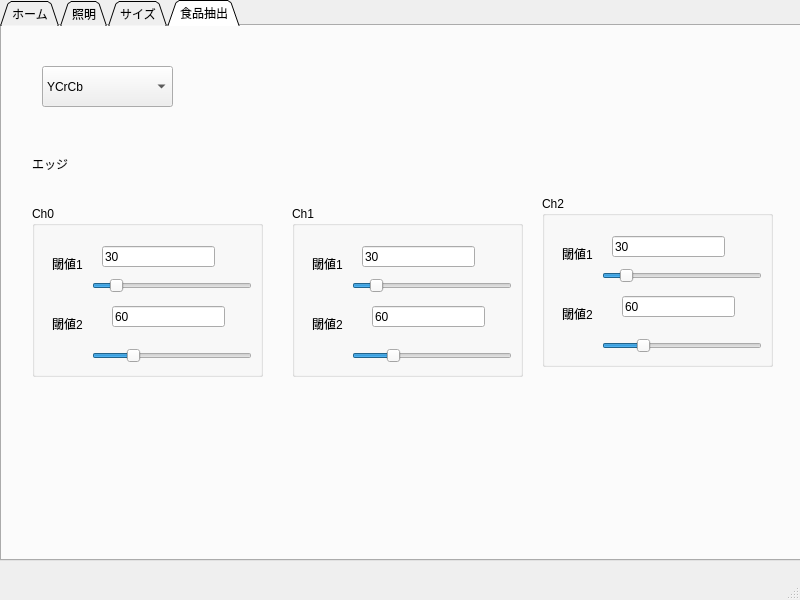
<?xml version="1.0" encoding="UTF-8"?>
<ui version="4.0">
 <class>MainWindow</class>
 <widget class="QMainWindow" name="MainWindow">
  <property name="geometry">
   <rect>
    <x>0</x>
    <y>0</y>
    <width>800</width>
    <height>600</height>
   </rect>
  </property>
  <property name="windowTitle">
   <string>Main</string>
  </property>
  <widget class="QWidget" name="centralwidget">
   <widget class="QTabWidget" name="tabWidget">
    <property name="geometry">
     <rect>
      <x>0</x>
      <y>0</y>
      <width>801</width>
      <height>561</height>
     </rect>
    </property>
    <property name="tabPosition">
     <enum>QTabWidget::North</enum>
    </property>
    <property name="tabShape">
     <enum>QTabWidget::Triangular</enum>
    </property>
    <property name="currentIndex">
     <number>3</number>
    </property>
    <property name="iconSize">
     <size>
      <width>40</width>
      <height>90</height>
     </size>
    </property>
    <property name="elideMode">
     <enum>Qt::ElideNone</enum>
    </property>
    <widget class="QWidget" name="tab">
     <attribute name="title">
      <string>ホーム</string>
     </attribute>
     <widget class="QPushButton" name="convertButton">
      <property name="geometry">
       <rect>
        <x>10</x>
        <y>10</y>
        <width>101</width>
        <height>81</height>
       </rect>
      </property>
      <property name="text">
       <string>convert</string>
      </property>
     </widget>
     <widget class="QPushButton" name="CalibrateButton">
      <property name="geometry">
       <rect>
        <x>120</x>
        <y>10</y>
        <width>101</width>
        <height>81</height>
       </rect>
      </property>
      <property name="text">
       <string>Calibrate</string>
      </property>
     </widget>
     <widget class="QPushButton" name="colorMapButton">
      <property name="geometry">
       <rect>
        <x>490</x>
        <y>0</y>
        <width>93</width>
        <height>91</height>
       </rect>
      </property>
      <property name="text">
       <string/>
      </property>
     </widget>
     <widget class="QLabel" name="colorMapLabel">
      <property name="geometry">
       <rect>
        <x>500</x>
        <y>10</y>
        <width>62</width>
        <height>15</height>
       </rect>
      </property>
      <property name="text">
       <string>色の編集</string>
      </property>
     </widget>
     <widget class="QSlider" name="alphaSlider">
      <property name="geometry">
       <rect>
        <x>600</x>
        <y>70</y>
        <width>181</width>
        <height>19</height>
       </rect>
      </property>
      <property name="maximum">
       <number>100</number>
      </property>
      <property name="singleStep">
       <number>10</number>
      </property>
      <property name="value">
       <number>40</number>
      </property>
      <property name="orientation">
       <enum>Qt::Horizontal</enum>
      </property>
     </widget>
     <widget class="QLabel" name="alphaLabel">
      <property name="geometry">
       <rect>
        <x>650</x>
        <y>20</y>
        <width>62</width>
        <height>15</height>
       </rect>
      </property>
      <property name="text">
       <string>アルファ</string>
      </property>
     </widget>
     <widget class="QLabel" name="alphaValueLabel">
      <property name="geometry">
       <rect>
        <x>650</x>
        <y>50</y>
        <width>62</width>
        <height>15</height>
       </rect>
      </property>
      <property name="text">
       <string>0.4</string>
      </property>
     </widget>
     <widget class="QComboBox" name="textureComboBox">
      <property name="geometry">
       <rect>
        <x>260</x>
        <y>30</y>
        <width>131</width>
        <height>51</height>
       </rect>
      </property>
      <property name="currentText">
       <string>テクスチャなし</string>
      </property>
      <item>
       <property name="text">
        <string>テクスチャなし</string>
       </property>
      </item>
     </widget>
     <widget class="QLabel" name="label_6">
      <property name="geometry">
       <rect>
        <x>380</x>
        <y>170</y>
        <width>91</width>
        <height>16</height>
       </rect>
      </property>
      <property name="text">
       <string>抽出色度条件</string>
      </property>
     </widget>
     <widget class="QSlider" name="toleranceShiftSlider_0">
      <property name="geometry">
       <rect>
        <x>340</x>
        <y>250</y>
        <width>160</width>
        <height>19</height>
       </rect>
      </property>
      <property name="minimum">
       <number>-50</number>
      </property>
      <property name="maximum">
       <number>50</number>
      </property>
      <property name="orientation">
       <enum>Qt::Horizontal</enum>
      </property>
     </widget>
     <widget class="QSlider" name="toleranceShiftSlider_1">
      <property name="geometry">
       <rect>
        <x>340</x>
        <y>310</y>
        <width>160</width>
        <height>19</height>
       </rect>
      </property>
      <property name="minimum">
       <number>-50</number>
      </property>
      <property name="maximum">
       <number>50</number>
      </property>
      <property name="orientation">
       <enum>Qt::Horizontal</enum>
      </property>
     </widget>
     <widget class="QSlider" name="toleranceShiftSlider_2">
      <property name="geometry">
       <rect>
        <x>340</x>
        <y>370</y>
        <width>160</width>
        <height>19</height>
       </rect>
      </property>
      <property name="minimum">
       <number>-50</number>
      </property>
      <property name="maximum">
       <number>50</number>
      </property>
      <property name="orientation">
       <enum>Qt::Horizontal</enum>
      </property>
     </widget>
     <widget class="QLabel" name="label_7">
      <property name="geometry">
       <rect>
        <x>400</x>
        <y>210</y>
        <width>62</width>
        <height>15</height>
       </rect>
      </property>
      <property name="text">
       <string>色相</string>
      </property>
     </widget>
     <widget class="QLabel" name="label_8">
      <property name="geometry">
       <rect>
        <x>400</x>
        <y>290</y>
        <width>62</width>
        <height>15</height>
       </rect>
      </property>
      <property name="text">
       <string>彩度</string>
      </property>
     </widget>
     <widget class="QLabel" name="label_9">
      <property name="geometry">
       <rect>
        <x>400</x>
        <y>350</y>
        <width>62</width>
        <height>15</height>
       </rect>
      </property>
      <property name="text">
       <string>明度</string>
      </property>
     </widget>
    </widget>
    <widget class="QWidget" name="tab_5">
     <attribute name="title">
      <string>照明</string>
     </attribute>
     <widget class="QSlider" name="illuminationSlider">
      <property name="geometry">
       <rect>
        <x>90</x>
        <y>70</y>
        <width>160</width>
        <height>19</height>
       </rect>
      </property>
      <property name="orientation">
       <enum>Qt::Horizontal</enum>
      </property>
     </widget>
     <widget class="QLabel" name="illuminationLabel">
      <property name="geometry">
       <rect>
        <x>90</x>
        <y>10</y>
        <width>141</width>
        <height>16</height>
       </rect>
      </property>
      <property name="text">
       <string>照明コントロール</string>
      </property>
     </widget>
     <widget class="QCheckBox" name="illuminationCheckBox">
      <property name="geometry">
       <rect>
        <x>90</x>
        <y>40</y>
        <width>191</width>
        <height>19</height>
       </rect>
      </property>
      <property name="text">
       <string>照明コントロール有効にする</string>
      </property>
     </widget>
     <widget class="QLabel" name="label_3">
      <property name="geometry">
       <rect>
        <x>150</x>
        <y>160</y>
        <width>62</width>
        <height>15</height>
       </rect>
      </property>
      <property name="text">
       <string>電球</string>
      </property>
     </widget>
     <widget class="QSlider" name="horizontalSlider">
      <property name="geometry">
       <rect>
        <x>100</x>
        <y>260</y>
        <width>160</width>
        <height>19</height>
       </rect>
      </property>
      <property name="orientation">
       <enum>Qt::Horizontal</enum>
      </property>
     </widget>
     <widget class="QLabel" name="label_4">
      <property name="geometry">
       <rect>
        <x>260</x>
        <y>260</y>
        <width>62</width>
        <height>15</height>
       </rect>
      </property>
      <property name="text">
       <string>白色光</string>
      </property>
     </widget>
     <widget class="QLabel" name="label_5">
      <property name="geometry">
       <rect>
        <x>30</x>
        <y>260</y>
        <width>62</width>
        <height>15</height>
       </rect>
      </property>
      <property name="text">
       <string>電球色</string>
      </property>
     </widget>
     <widget class="QCheckBox" name="checkBox">
      <property name="geometry">
       <rect>
        <x>100</x>
        <y>220</y>
        <width>201</width>
        <height>19</height>
       </rect>
      </property>
      <property name="text">
       <string>電球色の変更を有効にする</string>
      </property>
     </widget>
    </widget>
    <widget class="QWidget" name="tab_2">
     <attribute name="title">
      <string>サイズ</string>
     </attribute>
     <widget class="QRadioButton" name="radioButton_captureSizeSmall">
      <property name="geometry">
       <rect>
        <x>40</x>
        <y>20</y>
        <width>105</width>
        <height>19</height>
       </rect>
      </property>
      <property name="text">
       <string>640×480</string>
      </property>
      <property name="checked">
       <bool>true</bool>
      </property>
      <attribute name="buttonGroup">
       <string notr="true">buttonGroup_captureSize</string>
      </attribute>
     </widget>
     <widget class="QRadioButton" name="radioButton_captureSizeLarge">
      <property name="geometry">
       <rect>
        <x>40</x>
        <y>50</y>
        <width>105</width>
        <height>19</height>
       </rect>
      </property>
      <property name="text">
       <string>1280×720</string>
      </property>
      <attribute name="buttonGroup">
       <string notr="true">buttonGroup_captureSize</string>
      </attribute>
     </widget>
     <widget class="QLabel" name="label">
      <property name="geometry">
       <rect>
        <x>50</x>
        <y>80</y>
        <width>81</width>
        <height>20</height>
       </rect>
      </property>
      <property name="text">
       <string>入力・処理</string>
      </property>
     </widget>
     <widget class="QRadioButton" name="radioButton_dstSizeSmall">
      <property name="geometry">
       <rect>
        <x>190</x>
        <y>20</y>
        <width>105</width>
        <height>19</height>
       </rect>
      </property>
      <property name="text">
       <string>640×480</string>
      </property>
      <property name="checked">
       <bool>true</bool>
      </property>
      <attribute name="buttonGroup">
       <string notr="true">buttonGroup_dstSize</string>
      </attribute>
     </widget>
     <widget class="QRadioButton" name="radioButton_dstSizeLarge">
      <property name="geometry">
       <rect>
        <x>190</x>
        <y>50</y>
        <width>105</width>
        <height>19</height>
       </rect>
      </property>
      <property name="text">
       <string>1280×720</string>
      </property>
      <attribute name="buttonGroup">
       <string notr="true">buttonGroup_dstSize</string>
      </attribute>
     </widget>
    </widget>
    <widget class="QWidget" name="tab_3">
     <attribute name="title">
      <string>食品抽出</string>
     </attribute>
     <widget class="QComboBox" name="splitColorSpaceComboBox">
      <property name="geometry">
       <rect>
        <x>40</x>
        <y>40</y>
        <width>131</width>
        <height>41</height>
       </rect>
      </property>
      <property name="editable">
       <bool>false</bool>
      </property>
      <property name="currentText">
       <string>YCrCb</string>
      </property>
      <property name="currentIndex">
       <number>2</number>
      </property>
      <item>
       <property name="text">
        <string>BGR</string>
       </property>
      </item>
      <item>
       <property name="text">
        <string>HSV</string>
       </property>
      </item>
      <item>
       <property name="text">
        <string>YCrCb</string>
       </property>
      </item>
     </widget>
     <widget class="QLabel" name="label_2">
      <property name="geometry">
       <rect>
        <x>30</x>
        <y>130</y>
        <width>62</width>
        <height>15</height>
       </rect>
      </property>
      <property name="text">
       <string>エッジ</string>
      </property>
     </widget>
     <widget class="QGroupBox" name="groupBox">
      <property name="geometry">
       <rect>
        <x>290</x>
        <y>180</y>
        <width>231</width>
        <height>171</height>
       </rect>
      </property>
      <property name="title">
       <string>Ch1</string>
      </property>
      <widget class="QLineEdit" name="ch1EdgeThreshold1_LineEdit">
       <property name="geometry">
        <rect>
         <x>70</x>
         <y>40</y>
         <width>113</width>
         <height>21</height>
        </rect>
       </property>
       <property name="text">
        <string>30</string>
       </property>
      </widget>
      <widget class="QSlider" name="ch1EdgeThreshold1_Slider">
       <property name="geometry">
        <rect>
         <x>60</x>
         <y>70</y>
         <width>160</width>
         <height>19</height>
        </rect>
       </property>
       <property name="maximum">
        <number>255</number>
       </property>
       <property name="value">
        <number>30</number>
       </property>
       <property name="orientation">
        <enum>Qt::Horizontal</enum>
       </property>
      </widget>
      <widget class="QLabel" name="edgeThresholdLabel_1">
       <property name="geometry">
        <rect>
         <x>20</x>
         <y>50</y>
         <width>62</width>
         <height>15</height>
        </rect>
       </property>
       <property name="text">
        <string>閾値1</string>
       </property>
      </widget>
      <widget class="QLineEdit" name="ch1EdgeThreshold2_LineEdit">
       <property name="geometry">
        <rect>
         <x>80</x>
         <y>100</y>
         <width>113</width>
         <height>21</height>
        </rect>
       </property>
       <property name="text">
        <string>60</string>
       </property>
      </widget>
      <widget class="QSlider" name="ch1EdgeThreshold2_Slider">
       <property name="geometry">
        <rect>
         <x>60</x>
         <y>140</y>
         <width>160</width>
         <height>19</height>
        </rect>
       </property>
       <property name="maximum">
        <number>255</number>
       </property>
       <property name="value">
        <number>60</number>
       </property>
       <property name="orientation">
        <enum>Qt::Horizontal</enum>
       </property>
      </widget>
      <widget class="QLabel" name="edgeThresholdLabel_2">
       <property name="geometry">
        <rect>
         <x>20</x>
         <y>110</y>
         <width>62</width>
         <height>15</height>
        </rect>
       </property>
       <property name="text">
        <string>閾値2</string>
       </property>
      </widget>
     </widget>
     <widget class="QGroupBox" name="groupBox_2">
      <property name="geometry">
       <rect>
        <x>540</x>
        <y>170</y>
        <width>231</width>
        <height>171</height>
       </rect>
      </property>
      <property name="title">
       <string>Ch2</string>
      </property>
      <widget class="QLineEdit" name="ch2EdgeThreshold1_LineEdit">
       <property name="geometry">
        <rect>
         <x>70</x>
         <y>40</y>
         <width>113</width>
         <height>21</height>
        </rect>
       </property>
       <property name="text">
        <string>30</string>
       </property>
      </widget>
      <widget class="QSlider" name="ch2EdgeThreshold1_Slider">
       <property name="geometry">
        <rect>
         <x>60</x>
         <y>70</y>
         <width>160</width>
         <height>19</height>
        </rect>
       </property>
       <property name="maximum">
        <number>255</number>
       </property>
       <property name="value">
        <number>30</number>
       </property>
       <property name="orientation">
        <enum>Qt::Horizontal</enum>
       </property>
      </widget>
      <widget class="QLabel" name="edgeThresholdLabel_3">
       <property name="geometry">
        <rect>
         <x>20</x>
         <y>50</y>
         <width>62</width>
         <height>15</height>
        </rect>
       </property>
       <property name="text">
        <string>閾値1</string>
       </property>
      </widget>
      <widget class="QLineEdit" name="ch2EdgeThreshold2_LineEdit">
       <property name="geometry">
        <rect>
         <x>80</x>
         <y>100</y>
         <width>113</width>
         <height>21</height>
        </rect>
       </property>
       <property name="text">
        <string>60</string>
       </property>
      </widget>
      <widget class="QSlider" name="ch2EdgeThreshold2_Slider">
       <property name="geometry">
        <rect>
         <x>60</x>
         <y>140</y>
         <width>160</width>
         <height>19</height>
        </rect>
       </property>
       <property name="maximum">
        <number>255</number>
       </property>
       <property name="value">
        <number>60</number>
       </property>
       <property name="orientation">
        <enum>Qt::Horizontal</enum>
       </property>
      </widget>
      <widget class="QLabel" name="edgeThresholdLabel_4">
       <property name="geometry">
        <rect>
         <x>20</x>
         <y>110</y>
         <width>62</width>
         <height>15</height>
        </rect>
       </property>
       <property name="text">
        <string>閾値2</string>
       </property>
      </widget>
     </widget>
     <widget class="QGroupBox" name="groupBox_3">
      <property name="geometry">
       <rect>
        <x>30</x>
        <y>180</y>
        <width>231</width>
        <height>171</height>
       </rect>
      </property>
      <property name="title">
       <string>Ch0</string>
      </property>
      <widget class="QLineEdit" name="ch0EdgeThreshold1_LineEdit">
       <property name="geometry">
        <rect>
         <x>70</x>
         <y>40</y>
         <width>113</width>
         <height>21</height>
        </rect>
       </property>
       <property name="text">
        <string>30</string>
       </property>
      </widget>
      <widget class="QSlider" name="ch0EdgeThreshold1_Slider">
       <property name="geometry">
        <rect>
         <x>60</x>
         <y>70</y>
         <width>160</width>
         <height>19</height>
        </rect>
       </property>
       <property name="maximum">
        <number>255</number>
       </property>
       <property name="value">
        <number>30</number>
       </property>
       <property name="orientation">
        <enum>Qt::Horizontal</enum>
       </property>
      </widget>
      <widget class="QLabel" name="edgeThresholdLabel_11">
       <property name="geometry">
        <rect>
         <x>20</x>
         <y>50</y>
         <width>62</width>
         <height>15</height>
        </rect>
       </property>
       <property name="text">
        <string>閾値1</string>
       </property>
      </widget>
      <widget class="QLineEdit" name="ch0EdgeThreshold2_LineEdit">
       <property name="geometry">
        <rect>
         <x>80</x>
         <y>100</y>
         <width>113</width>
         <height>21</height>
        </rect>
       </property>
       <property name="text">
        <string>60</string>
       </property>
      </widget>
      <widget class="QSlider" name="ch0EdgeThreshold2_Slider">
       <property name="geometry">
        <rect>
         <x>60</x>
         <y>140</y>
         <width>160</width>
         <height>19</height>
        </rect>
       </property>
       <property name="maximum">
        <number>255</number>
       </property>
       <property name="value">
        <number>60</number>
       </property>
       <property name="orientation">
        <enum>Qt::Horizontal</enum>
       </property>
      </widget>
      <widget class="QLabel" name="edgeThresholdLabel_12">
       <property name="geometry">
        <rect>
         <x>20</x>
         <y>110</y>
         <width>62</width>
         <height>15</height>
        </rect>
       </property>
       <property name="text">
        <string>閾値2</string>
       </property>
      </widget>
     </widget>
    </widget>
   </widget>
  </widget>
  <widget class="QMenuBar" name="menubar">
   <property name="geometry">
    <rect>
     <x>0</x>
     <y>0</y>
     <width>800</width>
     <height>29</height>
    </rect>
   </property>
   <property name="nativeMenuBar">
    <bool>false</bool>
   </property>
  </widget>
  <widget class="QStatusBar" name="statusbar"/>
 </widget>
 <resources/>
 <connections/>
 <buttongroups>
  <buttongroup name="buttonGroup_dstSize"/>
  <buttongroup name="buttonGroup_captureSize"/>
 </buttongroups>
</ui>
